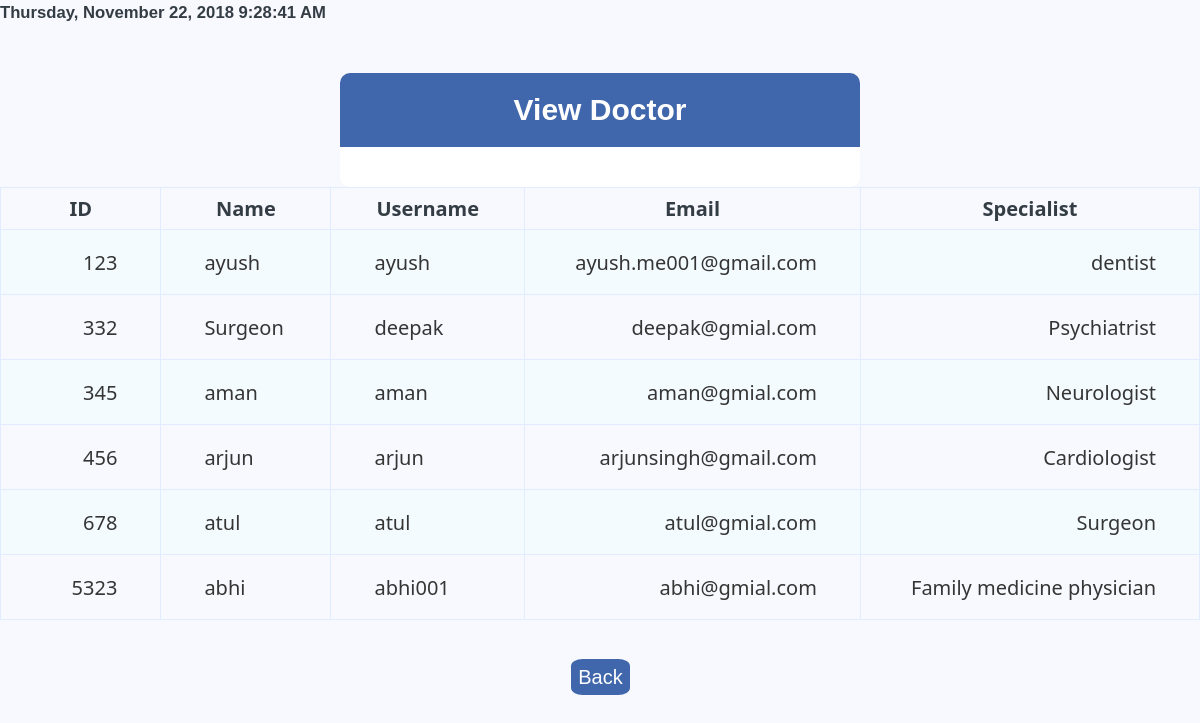
The app's page /viewdoctor.php with its own data.
### tables this page shows
CREATE TABLE `doctor_database` (
  `id` int(11) NOT NULL,
  `name` varchar(50) NOT NULL,
  `username` varchar(50) NOT NULL,
  `email` varchar(50) NOT NULL,
  `specialist` varchar(55) NOT NULL,
  `password` varchar(55) NOT NULL
);

### viewdoctor.php (the view, shortened to what this page needs)
<!DOCTYPE html>
<html>
<head>
  <link rel="stylesheet" type="text/css" href="style.css">
</head>
<body>
<span id="clock"  >
</span>
  <div class="header">
    <h2>View Doctor</h2>
  </div>
  <div class="content">
  </div>
    <div>
    <table width='100%' border='0' cellpadding='0' class="data-table" cellspacing='1' >
        <tr>
         <th   class='data-table'> ID</th>
         <th   class='data-table'>Name </th>
         <th   class='data-table'>Username </th>
         <th  class='data-table'>Email</th>
          <th  class='data-table'>Specialist</th>
        </tr>
    <?php
      $db = mysqli_connect('localhost', 'root', '');
        mysqli_select_db($db,'medical');
      $sql = "SELECT * FROM doctor_database ";
        $retval = mysqli_query($db , $sql );
         echo"<form method='post'  class='input-group' action='index1.php'>";
        while($row = mysqli_fetch_array($retval, MYSQLI_ASSOC)) {
            echo"<tr>";
            echo"<td  height='50' name='id' class='data-table' value=''>{$row['id']}</td>" ;
            echo "<td  height='50' name='name' class='data-table' value=''>{$row['name']}</td>" ;
            echo "<td  height='50' name='name' class='data-table' value=''>{$row['username']}</td>" ;
            echo "<td  height='50' name='name' class='data-table' value=''>{$row['email']}</td>" ;
            echo "<td  height='50' name='name' class='data-table' value=''>{$row['specialist']}</td>" ;
            echo"</tr>";
            }
            echo"</table>";
      ?>
      <br>
      <br>
      <center>
      <a href="index3.php"  style="background: #4067AB; color: white; border-style: none;border-radius: 20% ; padding: 7px; text-decoration:none; margin-left: 1px">Back</a>
    </center>
</div>
</body>
</html>

### style.css (style rules this page uses)
* { margin: 0px; padding: 0px; }
body { font-size: 120%; background: #F8F8FF; }
.header { width: 40%; margin: 50px auto 0px; color: white; background: #4067AB; text-align: center; border: 0px solid #B0C4DE; border-bottom: none; border-radius: 10px 10px 0px 0px; padding: 20px; }
form, .content { width: 40%; height: auto; margin: 0px auto; padding: 20px; border: 0px solid #B0C4DE; background: white; border-radius: 0px 0px 10px 10px; }
.input-group { margin: 10px 0px 10px 0px; }
body { font-size: 20px; color: #343d44; font-family: "segoe-ui", "open-sans", tahoma, arial; padding: 0; margin: 0; }
table { margin: auto; font-family: "Lucida Sans Unicode", "Lucida Grande", "Segoe Ui"; font-size: 12px; }
table td { transition: all .5s; }
.data-table { border-collapse: collapse; font-size: 20px; min-width: 70px; }
.data-table th, .data-table td { border: 1px solid #e1edff; padding: 7px 43px; }
.data-table tbody td { color: #353535; }
.data-table tbody td:first-child, .data-table tbody td:nth-child(4), .data-table tbody td:last-child { text-align: right; }
.data-table tbody tr:nth-child(odd) td { background-color: #f4fbff; }

### records on screen
doctor_database: id "123", name "ayush", username "ayush", email "ayush.me001@gmail.com", specialist "dentist"
doctor_database: id "332", name "Surgeon", username "deepak", email "deepak@gmial.com", specialist "Psychiatrist"
doctor_database: id "345", name "aman", username "aman", email "aman@gmial.com", specialist "Neurologist"
doctor_database: id "456", name "arjun", username "arjun", email "arjunsingh@gmail.com", specialist "Cardiologist"
doctor_database: id "678", name "atul", username "atul", email "atul@gmial.com", specialist "Surgeon"
doctor_database: id "5323", name "abhi", username "abhi001", email "abhi@gmial.com", specialist "Family medicine physician"
